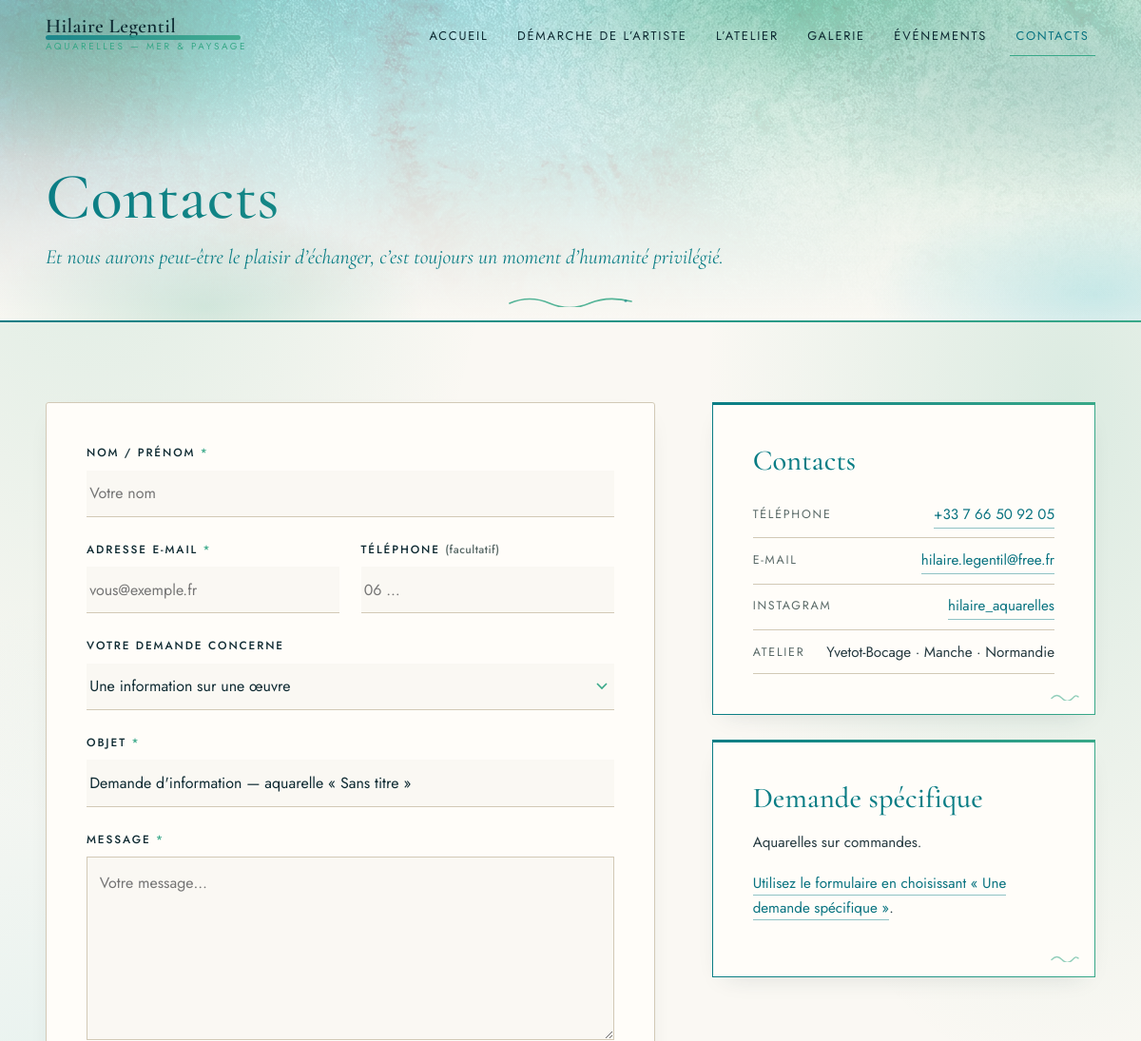
Before: /contact?oeuvre=sans-titre (upper part) with the older database file.
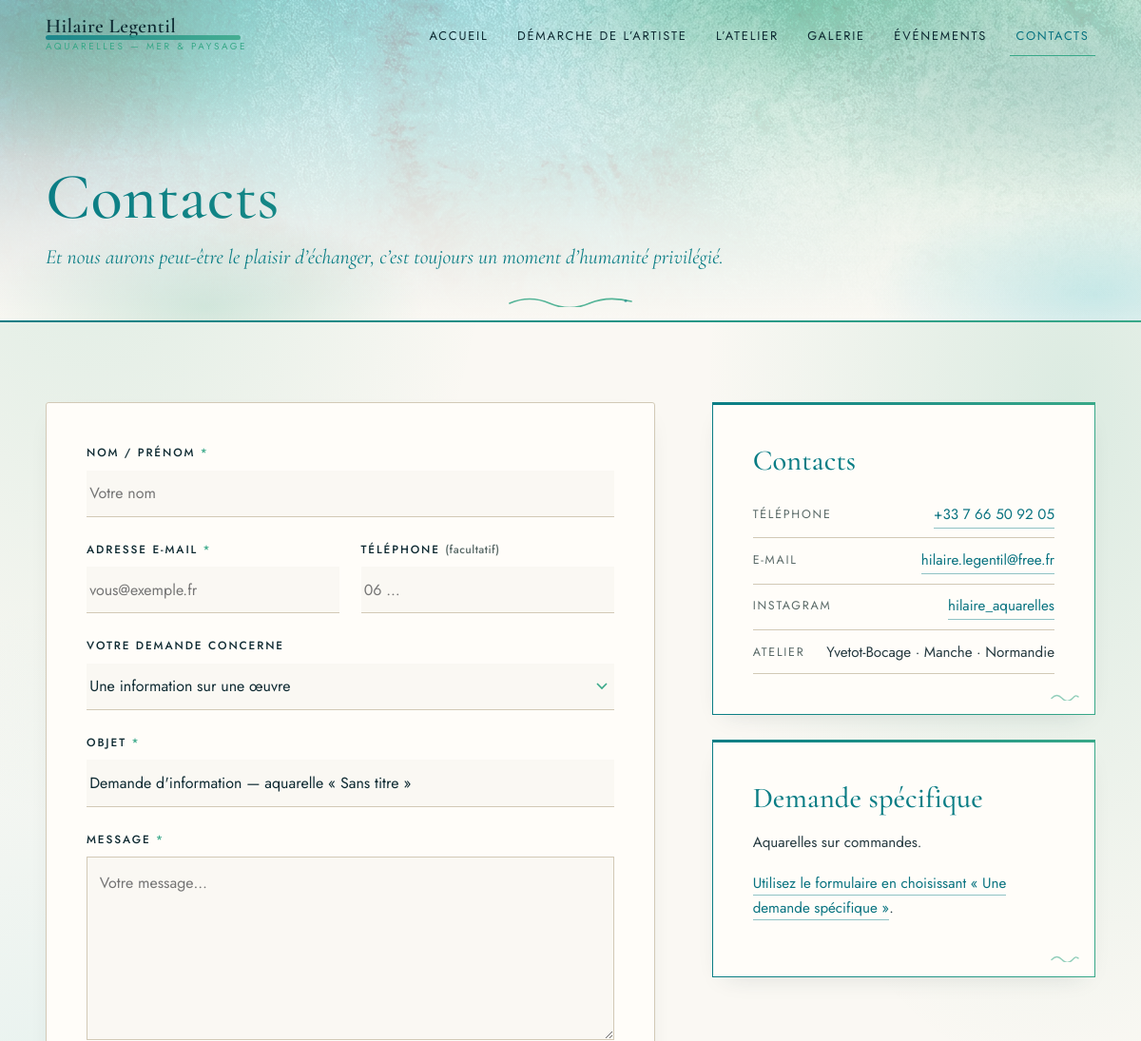
After: the same page with the newer database file.
### tables this page shows
CREATE TABLE settings (
    key TEXT PRIMARY KEY,
    value TEXT NOT NULL DEFAULT ''
);

### app.py (the view)
@app.route("/contact")
def contact():
    oeuvre = request.args.get("oeuvre", "")
    sujet = request.args.get("sujet", "")
    prefill = ""
    if oeuvre:
        w = get_work(oeuvre)
        if w:
            prefill = f"Demande d'information — aquarelle « {w['title']} »"
    elif sujet == "demande-specifique":
        prefill = "Demande spécifique"
    return render_template("contact.html", prefill=prefill,
                           sent=session.pop("contact_sent", False))

### app.py (called while the page is built)
@app.context_processor
def inject_globals():
    s = db.get_settings()
    hl_works = get_works()
    return {
        "SITE": SITE,
        "S": s,
        "admin_user": auth.current_admin(),
        "csrf": auth.csrf_token(),
        "year": date.today().year,
        "map_center": [49.4894, -1.5048],   # Yvetot-Bocage (Normandie)
        "map_radius": 75000,                # 75 km
        "hl_slugs": ",".join(w["slug"] for w in hl_works),
        "hl_total": len(hl_works),
        "vapid_pub": VAPID_PUB,
    }

def get_works(only_published=True):
    conn = db.connect()
    q = "SELECT * FROM works"
    if only_published:
        q += " WHERE published = 1"
    q += " ORDER BY position, id"
    rows = conn.execute(q).fetchall()
    conn.close()
    return rows

def get_work(slug):
    conn = db.connect()
    row = conn.execute("SELECT * FROM works WHERE slug = ?", (slug,)).fetchone()
    conn.close()
    return row

### auth.py (called while the page is built)
def current_admin():
    return session.get("admin_user") if session.get("admin_auth") else None

def csrf_token():
    if "csrf" not in session:
        session["csrf"] = secrets.token_hex(16)
    return session["csrf"]

### templates/contact.html (shortened to what this page needs)
{% extends "base.html" %}
{% from "_macros.html" import picture %}
{% block content %}
<header class="page-head">
  <div class="container reveal">
    <h1 class="page-title">Contacts</h1>
    <p class="page-sub">{{ S.get('contact_sub', 'Et nous aurons peut-être le plaisir d’échanger, c’est toujours un moment d’humanité privilégié.') }}</p>
  </div>
</header>
<section class="section" id="formulaire">
  <div class="container contact-layout">
    <div class="contact-form-wrap reveal">
      <form class="contact-form" method="post" action="{{ url_for('contact_send') }}" novalidate>
        <div class="field">
          <label for="f-name">Nom / prénom <span class="req" aria-hidden="true">*</span></label>
          <input id="f-name" name="name" type="text" required maxlength="120"
                 autocomplete="name" placeholder="Votre nom">
        </div>
        <div class="field-row">
          <div class="field">
            <label for="f-email">Adresse e-mail <span class="req" aria-hidden="true">*</span></label>
            <input id="f-email" name="email" type="email" required maxlength="160"
                   autocomplete="email" placeholder="vous@exemple.fr">
          </div>
          <div class="field">
            <label for="f-phone">Téléphone <span class="opt">(facultatif)</span></label>
            <input id="f-phone" name="phone" type="tel" maxlength="40"
                   autocomplete="tel" placeholder="06 …">
          </div>
        </div>
        <div class="field">
          <label for="f-category">Votre demande concerne</label>
          <select id="f-category" name="category">
            <option value="Information sur une œuvre">Une information sur une œuvre</option>
          </select>
        </div>
        <div class="field">
          <label for="f-subject">Objet <span class="req" aria-hidden="true">*</span></label>
          <input id="f-subject" name="subject" type="text" required maxlength="160"
                 placeholder="Ex. : information sur une aquarelle" value="{{ prefill }}">
        </div>
        <div class="field">
          <label for="f-message">Message <span class="req" aria-hidden="true">*</span></label>
          <textarea id="f-message" name="message" rows="6" required maxlength="4000"
                    placeholder="Votre message…"></textarea>
        </div>
      </form>
    </div>
    <aside class="contact-aside reveal">
      <div class="contact-card">
        <h2 class="h3">Contacts</h2>
        <ul class="contact-list">
          {% if S.get('contact_phone') %}
          <li><span>Téléphone</span><a class="lnk" href="tel:{{ S.get('contact_phone')|replace(' ','') }}">{{ S.get('contact_phone') }}</a></li>
          {% endif %}
          {% if S.get('contact_email') %}
          <li><span>E-mail</span><a class="lnk" href="mailto:{{ S.get('contact_email') }}">{{ S.get('contact_email') }}</a></li>
          {% endif %}
          {% if S.get('instagram') %}
          <li><span>Instagram</span><a class="lnk" href="https://www.instagram.com/{{ S.get('instagram') }}/" rel="me noopener" target="_blank">{{ S.get('instagram') }}</a></li>
          {% endif %}
          <li><span>Atelier</span><span>Yvetot-Bocage · Manche · Normandie</span></li>
        </ul>
      </div>
      <div class="contact-card" id="demande-specifique">
        <h2 class="h3">Demande spécifique</h2>
        <p class="small">Aquarelles sur commandes.</p>
        <p class="small"><a class="lnk" href="#f-category">Utilisez le formulaire en choisissant
          «&nbsp;Une demande spécifique&nbsp;»</a>.</p>
      </div>
    </aside>
  </div>
</section>
{% endblock %}

Changed rows visible on the page:
added settings: get "Et nous aurons peut-être le plaisir d’échanger, c’est toujours un moment d’humanité privilégié."
Other visible differences:
text no longer shown: "Et nous aurons peut-être le plaisir d’échanger, c’est toujours un moment d’humanité privilégié."
